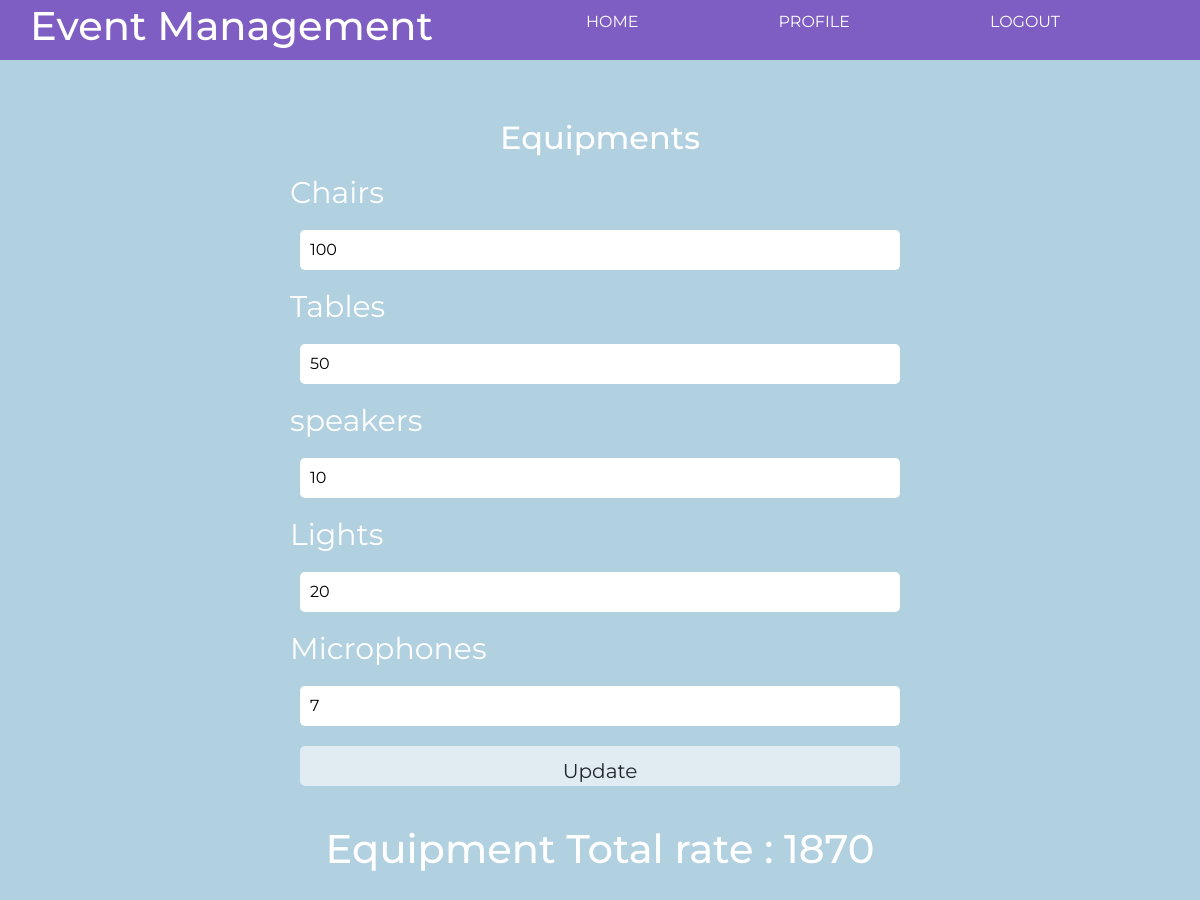
Screenshot of /users/edit_equipments.php?id=67 with the database file from the repository.
### tables this page shows
CREATE TABLE `equipments` (
  `eid` int(3) NOT NULL,
  `chairs_no` int(3) NOT NULL,
  `tables_no` int(3) NOT NULL,
  `lights_no` int(3) NOT NULL,
  `speakers_no` int(3) NOT NULL,
  `microphones_no` int(3) NOT NULL,
  `venue_booking_id` int(3) NOT NULL
);

### users/edit_equipments.php (the view, shortened to what this page needs)
<!DOCTYPE html>
<html lang="en">
<head>
  <link href="https://cdn.jsdelivr.net/npm/bootstrap@5.1.3/dist/css/bootstrap.min.css" rel="stylesheet">
</head>
<body>
    <header class="homepage" >
        <nav id="navbar">
             <h1 id="logo">Event Management</h1>
                    <ul>
                    <li><a href="index.php">HOME</a></li>
                    <li><a href="profile.php">PROFILE</a></li>
                    <li><a href="../login.php">LOGOUT</a></li>
                    </ul>
          </nav>
      </header>
<?php include('../connection.php');
 $id = $_GET["id"];
 $chairs ="";
 $tables ="";
 $lights ="";
 $speakers ="";
 $microphones ="";
 $sql_equip = mysqli_query($data, "SELECT * FROM `user_info`.`equipments` where `eid`=$id;");
 while($row_equipments = mysqli_fetch_array($sql_equip)){
  $chairs =$row_equipments["chairs_no"];
  $tables =$row_equipments["tables_no"];
  $lights =$row_equipments["lights_no"];
  $speakers =$row_equipments["speakers_no"];
  $microphones =$row_equipments["microphones_no"];
  $rate = ($row_equipments["chairs_no"] + $row_equipments["tables_no"] + $row_equipments["lights_no"] + $row_equipments["speakers_no"] + $row_equipments["microphones_no"]) * 10 ;
 }
?>
<div class="container">
       <form action="" class="booking" method="post">
       <div class="homepage-content">
       <div class="equip booking-form">
                    <h2 class = "text-center">Equipments</h2>
                    <table>
                        <tr>
                     <td><div class="booking-form">
                        <label for="chairs">Chairs</label>
                        <input type="number" name="chairs" id="chairs" placeholder="no of chairs" min="0" max="1000"   value="<?php echo $chairs; ?>" required>
                     </div>
                    </td>
                </tr>
                <table>
                    <tr>
                     <td><div class="booking-form">
                        <label for="Tables">Tables</label>
                        <input type="number" name="tables" id="Tables" placeholder="no of Tables" min="0" max="1000"  value="<?php echo $tables; ?>"required>
                     </div>
                    </td>
                </tr>
                <tr>
                    <td>
                     <div class="booking-form">
                        <label for="speakers">speakers</label>
                        <input type="number" name="speakers" id="speakers" placeholder="no of speakers" min="0" max="1000" value="<?php echo $speakers; ?>" required>
                     </div>
                    </td>
                </tr>
                <tr>
                    <td><div class="booking-form">
                        <label for="Lights">Lights</label>
                        <input type="number" name="lights" id="Lights" placeholder="no of Lights" min="0" max="1500" value="<?php echo $lights; ?>" required>
                     </div>
                    </td>
                </tr>
                <tr>
                    <td><div class="booking-form">
                        <label for="Microphones">Microphones</label>
                        <input type="number" name="microphones" id="Microphones" placeholder="no of Microphones" min="0" max="1000" value="<?php echo $microphones; ?>" required>
                     </div>
                    </td>
                </tr>
                    </table>
                </div>
                    <div class="booking-form">
                        <input type="submit" name="update" value="Update" id="submit" class="btn">
                    </div>
      </form>
  <br>
  <div class="booking-form">
                         <h1>Equipment Total rate : <?php echo $rate; ?></h1>
                     </div>
</div>
</body>
</html>

### users/edit_equipments.php (style rules this page uses)
* { box-sizing: border-box; margin: 0%; padding: 0%; }
body { font-family: 'Montserrat', sans-serif; background-color: #B1D0E0; color: white; line-height: 1.8; }
ul { list-style: none; }
a { color: #fff; text-decoration: none; }
#navbar { background: #7E5EC2; color: #fff; display: flex; align-items: center; justify-content: space-between; margin: auto; padding: 0 30px; width: 100%; top:0; position: fixed; height: 60px; z-index: 2; }
#navbar ul { display: flex; }
#navbar ul a { margin-right: 80px; padding: 30px; }
.homepage-content { height: 900px; }
.homepage-content { display: flex; flex-direction: column; align-items: center; justify-content: center; padding-top: 100px; color: #fff; }
.homepage-content::before { content: ''; position: absolute; top: 0; left: 0; width: 100%; height: 900px; }
.homepage-content * { z-index: 1; }
.booking-form label { font-size: 30px; display: block; }
.booking-form input { width:600px; height: 40px; margin:10px; padding: 10px; border-radius: 5px; border: none; }
.btn { background: rgba(255, 255, 255, 0.6); cursor:pointer; font-size: 20px; }

### rows the page displays
equipments: chairs "100", tables "50", speakers "10", lights "20", microphones "7", rate "1870"
